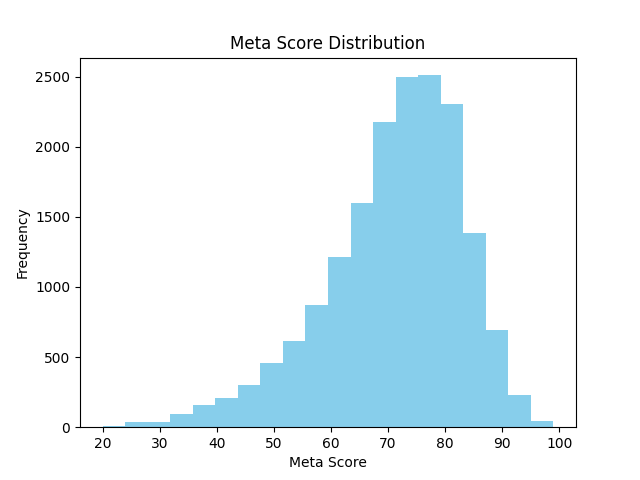

This chart was generated by the following Python code:
import pandas as pd
import matplotlib.pyplot as plt

# Load the cleaned and transformed dataset
df = pd.read_csv('res_dpre.csv')

# Create a histogram of the 'meta_score' column
plt.hist(df['meta_score'], bins=20, color='skyblue')
plt.title('Meta Score Distribution')
plt.xlabel('Meta Score')
plt.ylabel('Frequency')

# Save the visualization as 'vis.png'
plt.savefig('vis.png')

# Show the visualization (optional)
plt.show()
